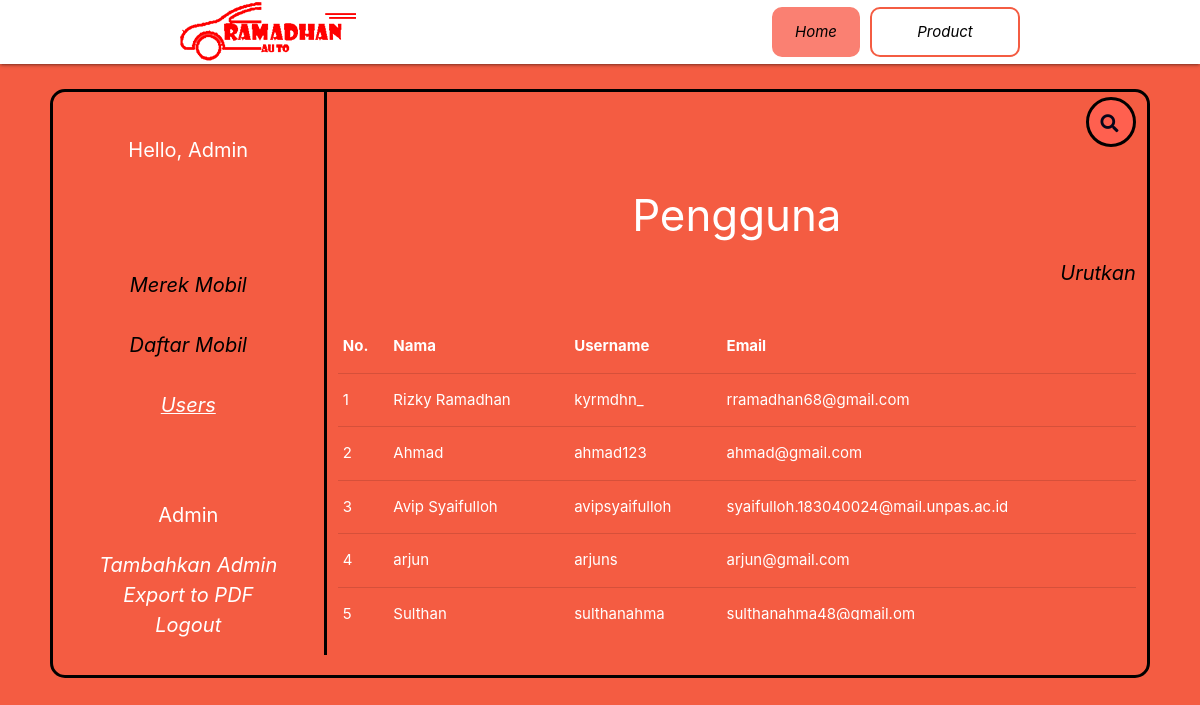
Screenshot of /php/backend/adminuser.php (signed in) with the database file from the repository.
### tables this page shows
CREATE TABLE `user` (
  `user_id` int(11) NOT NULL,
  `nama` varchar(128) NOT NULL,
  `email` varchar(128) NOT NULL,
  `username` varchar(64) NOT NULL,
  `password` varchar(255) NOT NULL,
  `priv` tinyint(1) NOT NULL DEFAULT '0'
);

### php/backend/function.php (called while the page is built, shortened)
<?php
function koneksi(){
    $conn = mysqli_connect('localhost','root','','u391578622_pw');
    return $conn;
}
function query($sql){
    $conn = koneksi();
    $result = mysqli_query($conn, "$sql");
    $rows = [];
    while ($row = mysqli_fetch_assoc($result)){
        $rows[] = $row;
    }
    return $rows;
}
?>

### php/backend/adminuser.php (the view, shortened to what this page needs)
<?php
require 'function.php';
if(isset($_GET['cari'])){
    $keyword = $_GET['s'];
    $users = query("SELECT * FROM user WHERE
                    nama LIKE '%$keyword%' OR
                    email LIKE '%$keyword%' OR
                    username LIKE '%$keyword%'
                    ");
}else {
    $users = query("SELECT * FROM user");
}
?>
<!DOCTYPE html>
<html lang="en">
<head>
      <link type="text/css" rel="stylesheet" href="../../css/materialize.min.css"  media="screen,projection"/>
      <link rel="stylesheet" type="text/css" href="../../css/admin.css">
      <link rel="stylesheet" href="https://use.fontawesome.com/releases/v5.3.1/css/all.css">
</head>
<body>
    <div class="navbar-fixed">
        <nav class="white accent-2">
          <div class="container">
          <div class="nav-wrapper">
            <a href="../../index.php" class="brand-logo black-text"><img src="../../assets/img/logo.png" alt=""></a>
                <ul class="right hide-on-med-and-down">
                    <li>
                        <button class="btnhome">
                        <a href="../../index.php" class="black-text">Home</a>
                    </button>
                    </li>
                    <li>
                        <button class="btnbrg">
                        <a href="../frontend/merk.php" class="black-text">Product</a>
                        </button>
                    </li>
                </ul>
          </div>
          </div>
        </nav>
    </div>
    <div class="utama">
        <div class="baris">
            <div class="row">
                <div class="col m3 s4 profile">
                    <div class="profil center">
                        <?php if($_SESSION['priv'] == 1){ ?>
                            <p style="font-size : 20px;">Hello, Admin</p>
                        <?php }else{ ?>
                            <p style="font-size : 20px;">Hello, User</p>
                        <?php } ?>
                    </div>
                    <div class="link center">
                        <ul>
                            <li><a href="admin.php">Merek Mobil</a></li>
                            <li><a href="adminmobil.php">Daftar Mobil</a></li>
                            <li class="user"><a href="adminuser.php">Users</a></li>
                        </ul>
                    </div>
                    <div class="admin center"><?php if($_SESSION['priv'] == 1){ ?>
                            <p style="font-size : 20px;">Admin</p>
                        <?php }else{ ?>
                            <p style="font-size : 20px;">User</p>
                        <?php } ?>
                        <ul><?php if($_SESSION['priv'] == 1){ ?>
                                <li><a href="../frontend/regisadmin.php" target="_blank">Tambahkan Admin</a></li>
                            <?php } ?>
                            <li><a href="cetakuser.php" target="_blank">Export to PDF</a></li>
                            <li><a href="logout.php">Logout</a></li>
                        </ul>
                    </div>
                </div>
                <div class="col m9 s8">
                    <div class="search">
                        <form action="" method="get">
                            <button id="tombolcari" class="cari" name="cari"><i class="fa fa-search"></i></button>
                        </form>
                    </div>
                    <h3 class="center turun">Pengguna</h3>
                    <div class="pilih">
                            <a class='dropdown-trigger' href='#' data-target='dropdown1'>Urutkan</a>
                        </div>
                    <div class="scroll2" id="container">
                            <?php if(empty($users)){ ?>
                                <div class="notFound">
                                    <h1>Maaf Pengguna tidak ditemukan :(</h1>
                                </div>
                            <?php }else { ?>
                        <table border = 3px cellpadding='5' cellspacing='0'>
                            <tr>
                                <th>No.</th>
                                <th>Nama</th>
                                <th>Username</th>
                                <th>Email</th>
                            </tr>
                                <?php $angka=1; foreach($users as $user): ?>
                                    <tr>
                                        <td><?= $angka; ?></td>
                                        <td><?= $user['nama']; ?></td>
                                        <td><?= $user['username']; ?></td>
                                        <td><?= $user['email']; ?></td>
                                    </tr>
                                <?php $angka++; endforeach; ?>
                            <?php } ?>
                        </table>
                    </div>
                </div>
            </div>
        </div>
    </div>
</body>
</html>

### css/admin.css (style rules this page uses)
body { background: #f45c42; color : white; }
.search { float: right; border-bottom: 0px; }
.search { margin-top : 30px; }
.search i { margin-top: -18px; margin-right: 2px; }
.search form { position: relative; top: 50%; left: 50%; transform: translate(-50%,-50%); transition: all 1s; width: 50px; height: 50px; background: #ff604f; box-sizing: border-box; border-radius: 25px; border: 3px solid black; padding: 5px; }
.search .fa { box-sizing: border-box; width: 42.5px; height: 42.5px; position: absolute; top: 32px; right: 0; border-radius: 50%; color: #07051a; text-align: center; font-size: 1.2em; transition: all 1s ease; }
.btnhome { border : 2px solid salmon; border-radius : 10px; background: salmon; height : 50px; transition : 1s all ease; margin-left: 10px; }
.btnhome a, .btnbrg a,.btncontact a, .person { background-color: transparent !important; }
.btnbrg { border : 2px solid #f45c42; border-radius : 10px; background: white; width : 150px; height : 50px; transition : 1s all ease; margin-left: 10px; }
.baris { border: 3px solid black; border-radius: 15px; margin-top: 25px; }
.profile { border-right: 3px solid black; max-width: 100%; height: auto; }
a { text-decoration: none; color: black; font-size: 20px; font-style: italic; padding-top: 10px; }
.link, .admin { margin-top: 50px !important; padding-top: 10px; }
.link li { padding-top: 30px; }
.merk,.mobil, .user { text-decoration: underline; }
.merk a,.mobil a, .user a, .admin a { color : white !important; }
.turun { margin-top: 100px; }
.scroll2 { margin-top: 80px; overflow-x: hidden; overflow-y: scroll; height : 300px; }
.utama { margin : 20px 50px; }
.cari { border: none; background-color: transparent !important; }
.pilih { float: right; }

### rows the page displays
user: nama "Rizky Ramadhan", username "kyrmdhn_", email "rramadhan68@gmail.com"
user: nama "Ahmad", username "ahmad123", email "ahmad@gmail.com"
user: nama "Avip Syaifulloh", username "avipsyaifulloh", email "syaifulloh.183040024@mail.unpas.ac.id"
user: nama "arjun", username "arjuns", email "arjun@gmail.com"
user: nama "Sulthan", username "sulthanahma", email "sulthanahma48@gmail.om"
